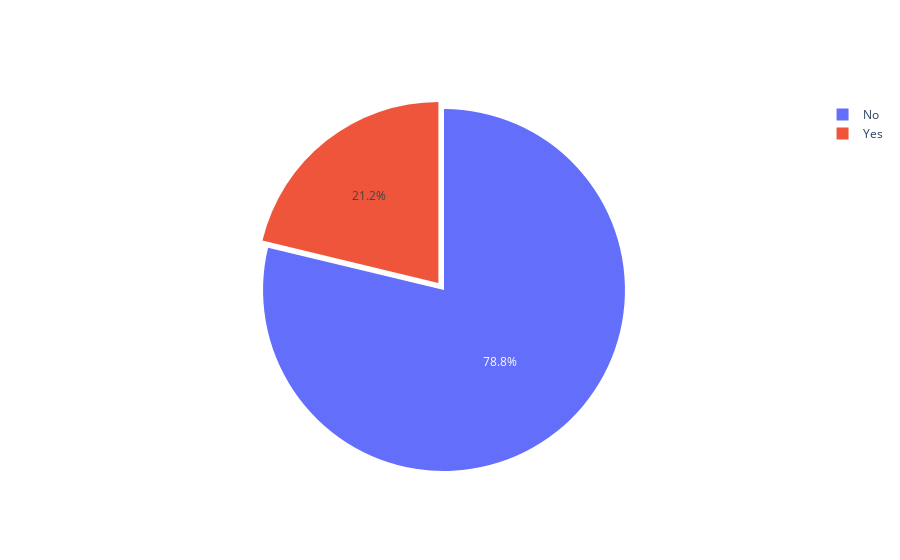

The cell this chart's notebook holds for it:
### Code cell
# Let's create a Pie-Chart to graphically represent the class distribution

import plotly.graph_objects as go

labels = ['No', 'Yes']


fig = go.Figure(data=[go.Pie(labels=labels,values=v, pull=[0, 0.05])])
fig.show()

### Figure 1 — Plotly figure (JSON) as saved in the notebook; plotly's stock layout.template omitted (floating-point values rounded to 4 significant figures)
{"data": [{"labels": ["No", "Yes"], "pull": [0, 0.05], "type": "pie", "values": [21033, 5674]}], "layout": {}}
